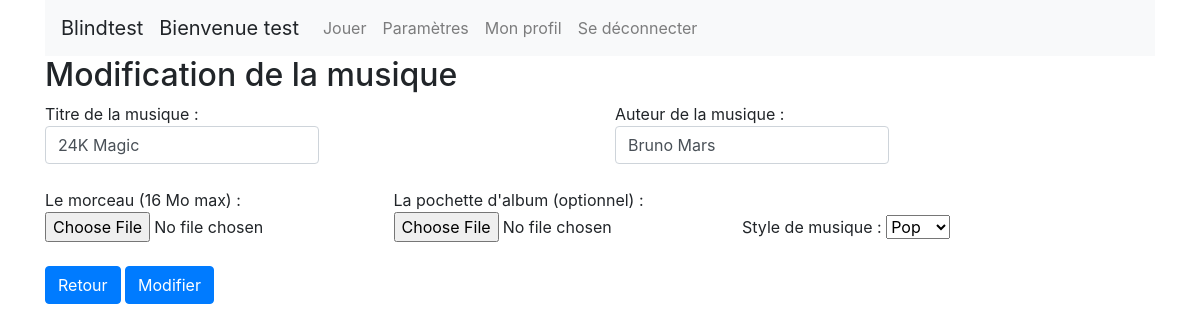
The page /modify_music.php?music_id=1 (signed in) on the database its author committed.
### tables this page shows
CREATE TABLE IF NOT EXISTS `music` (
  `music_id` int(11) NOT NULL AUTO_INCREMENT,
  `music_title` varchar(50) NOT NULL,
  `music_author` varchar(50) NOT NULL,
  `music_file` text,
  `music_cover` text,
  `music_style_id` int(11) NOT NULL,
  PRIMARY KEY (`music_id`),
  KEY `music_music_style_FK` (`music_style_id`)
);

CREATE TABLE IF NOT EXISTS `music_style` (
  `music_style_id` int(11) NOT NULL AUTO_INCREMENT,
  `music_style` varchar(50) NOT NULL,
  PRIMARY KEY (`music_style_id`)
);

### dao/connectionBase.php (called while the page is built)
<?php
function pdo() {
    static $dbc = null;
    if ($dbc == null) {
        try {
            $dbc = new PDO('mysql:host=' . DB_HOST . ';dbname=' . DB_NAME, DB_USER, DB_PASSWORD,
                    array(PDO::MYSQL_ATTR_INIT_COMMAND => "SET NAMES utf8",
                PDO::ATTR_PERSISTENT => true));
        } catch (Exception $e) {
            echo 'Error: ' . $e->getMessage() . '<br />';
            echo 'N°: ' . $e->getCode() . '<br />';
            die('Could not connect to MySql');
        }
    }
    return $dbc;
}

### dao/dao.php (called while the page is built, shortened)
<?php
require_once './dao/connectionBase.php';
function Get_music_style() {
    $sql = "SELECT * FROM `music_style`";
    $query = pdo()->prepare($sql);
    $query->execute();
    return $query->fetchAll(PDO::FETCH_ASSOC);
}
function Get_music($music_id) {
    $sql = "SELECT * FROM `music` WHERE `music_id` = :music_id";
    $query = pdo()->prepare($sql);
    $query->bindParam(':music_id', $music_id, PDO::PARAM_INT);
    $query->execute();
    return $query->fetch(PDO::FETCH_ASSOC);
}

### modify_music.php (the view, shortened to what this page needs)
<?php
require_once './dao/dao.php';
$music_id = filter_input(INPUT_GET, 'music_id', FILTER_VALIDATE_INT);
$music = Get_music($music_id);
$all_music_style = Get_music_style();
?>
<!DOCTYPE html>
<html>
    <head>
        <?php require_once './css/css_js.php'; ?>
    </head>
    <body>
        <div class="container">
            <?php require_once './navbar.php'; ?>
            <h2>Modification de la musique</h2>
            <form method="post" action="" enctype="multipart/form-data">
                <div class="form-group">
                    <div class="row">
                        <div class="col">
                            <label>
                                Titre de la musique :
                                <input type="text" name="music_title" class="form-control" value="<?= $music['music_title']; ?>">
                            </label>
                        </div>
                        <div class="col">
                            <label>
                                Auteur de la musique :
                                <input name="music_author" class="form-control" value="<?= $music['music_author']; ?>">
                            </label>
                        </div>
                    </div>
                </div>
                <div class="form-group">
                    <label>
                        Le morceau (16 Mo max) : <input class="form-control-file" name="song" type="file" accept="audio/*">
                    </label>
                    <label>
                        La pochette d'album (optionnel) : <input class="form-control-file" name="cover" type="file" accept="image/*">
                    </label>
                    <label>
                        Style de musique :
                        <select name="music_style">
                            <?php foreach ($all_music_style as $value_music_style): ?>
                                <option
                                <?php if ($value_music_style['music_style_id'] == $music['music_style_id']): ?>
                                        selected="" <?php endif; ?> value="
                                    <?= $value_music_style['music_style_id']; ?>">
                                        <?= $value_music_style['music_style']; ?>
                                </option>
                            <?php endforeach; ?>
                        </select>
                    </label>
                </div>
                <a class="btn btn-primary" href="crud_option.php">Retour</a>
                <input class="btn btn-primary" name="modify_music" type="submit" value="Modifier"/>
            </form>
        </div>
    </body>
</html>

### rows shown on the page
music: music_title "24K Magic", music_author "Bruno Mars", music_style "Pop"

### other values the page prints
$nickname "test"
